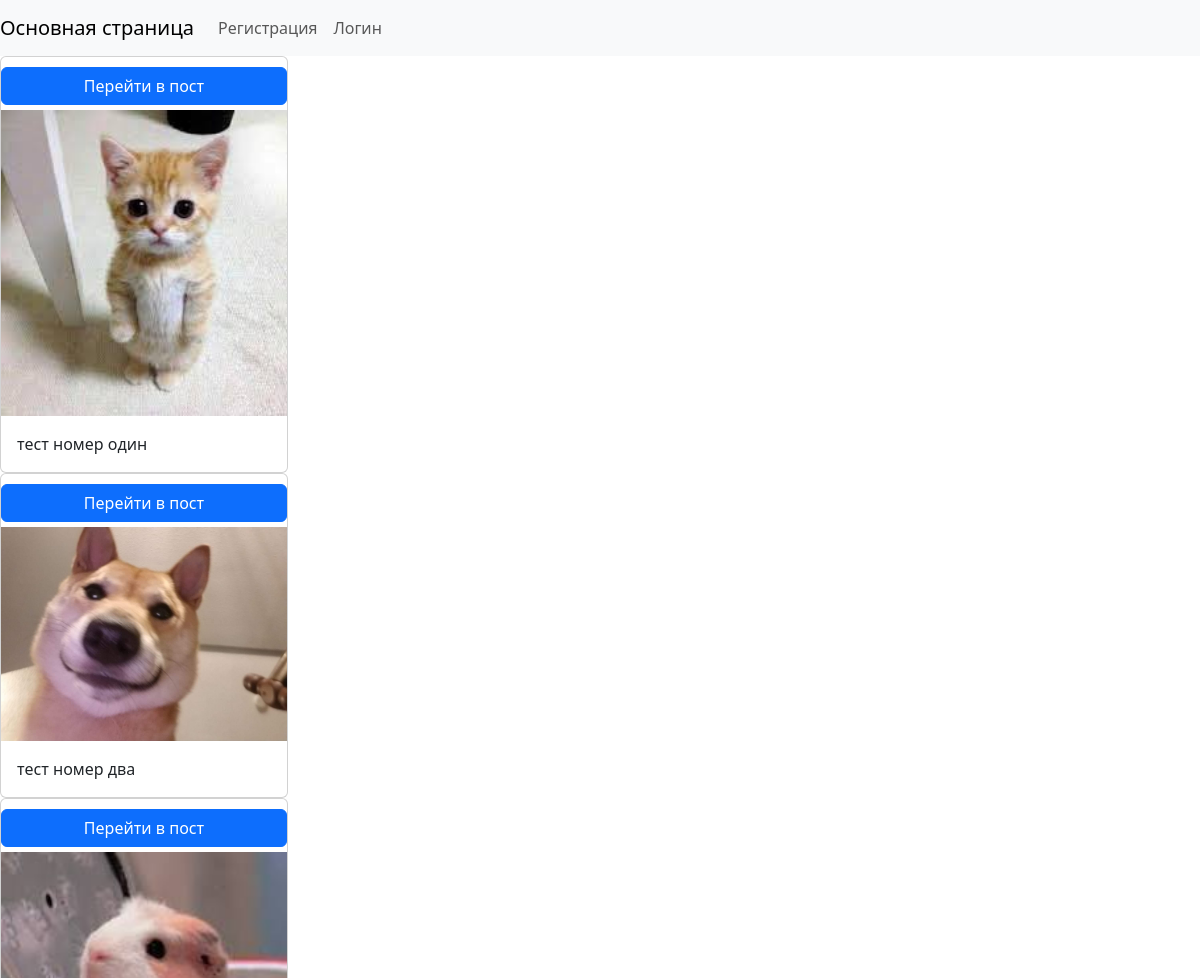
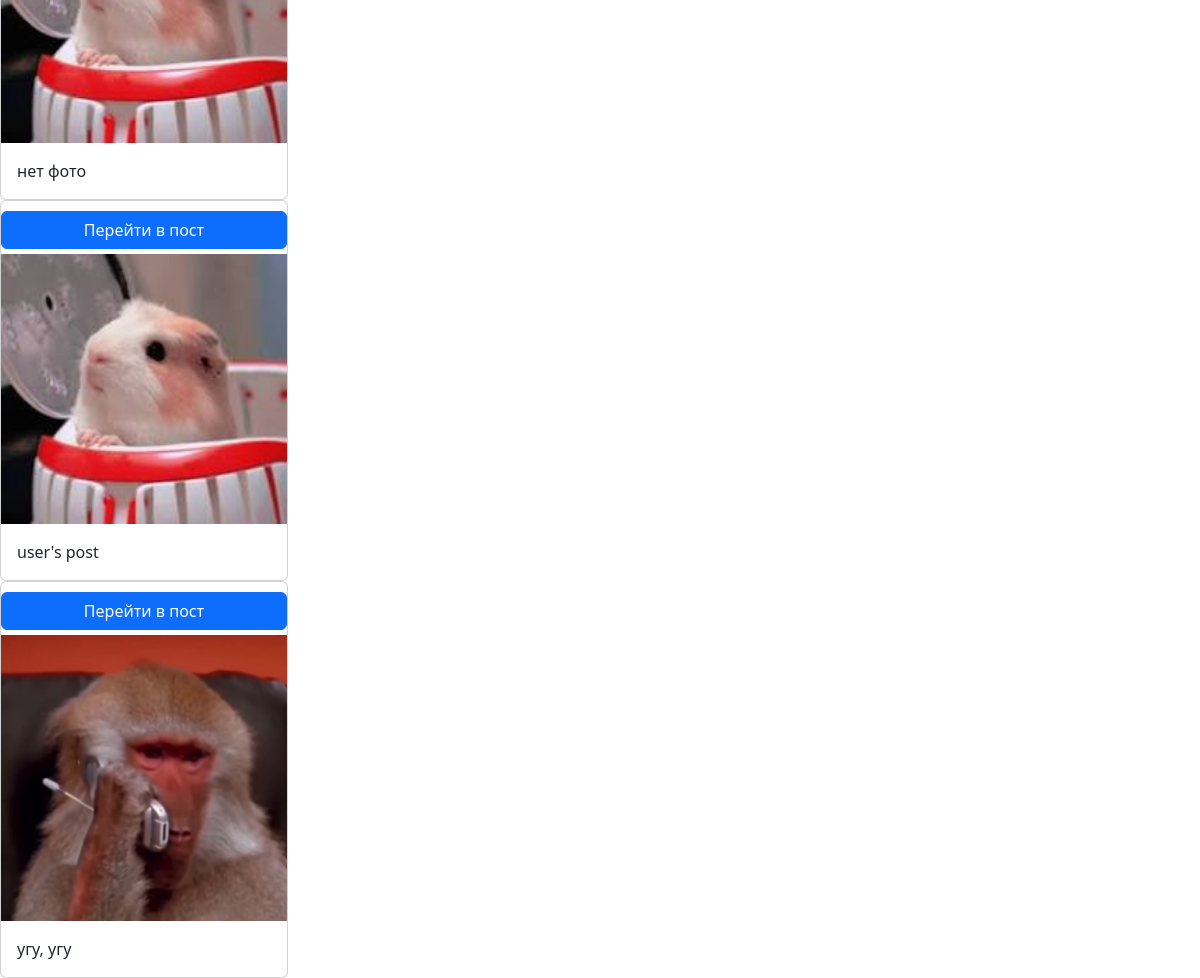
/posts/, run on the app's committed database (2 pictures, top to bottom).
### posts/models.py (models this page shows, shortened)
class Post(models.Model):
    image = models.ImageField(upload_to='posts_images/', null=True, blank=True)
    title = models.CharField(max_length=100)
    content = models.TextField(null=True, blank=True)
    rate = models.IntegerField(default=0)
    created_at = models.DateTimeField(auto_now_add=True)
    updated_at = models.DateTimeField(auto_now=True)
    teg = models.ManyToManyField(Teg, related_name='posts')

### posts/views.py (the view)
# urls.py: path('posts/', post_view, name='posts'),
def post_view(request):
    if request.method == 'GET':
        posts = Post.objects.all()
        return render(request=request, template_name='post/post_list.html', context={'posts': posts})

### templates/post/post_list.html
{% extends "index.html" %}
{% block content %}
{% load static%}
{% for post in posts %}
<div class="card" style="width: 18rem">
    <a style="margin-top: 10px; margin-bottom: 5px" class="btn btn-primary" href="{{post.id}}">Перейти в пост</a>
    {%if post.image%}
    <img src="{{post.image.url}}" class="" alt="...">
    {%else%}
    <img src="{% static 'default_anim.jpg'%}">
    {%endif%}
    <div class="card-body">
        <p class="card-text">{{post.content}}</p>
    </div>
</div>
{% endfor %}
{% endblock %}

### data on the page
Post: image (picture), content "тест номер один"
Post: image (picture), content "тест номер два"
Post: content "нет фото"
Post: content "user's post"
Post: image (picture), content "угу, угу"
